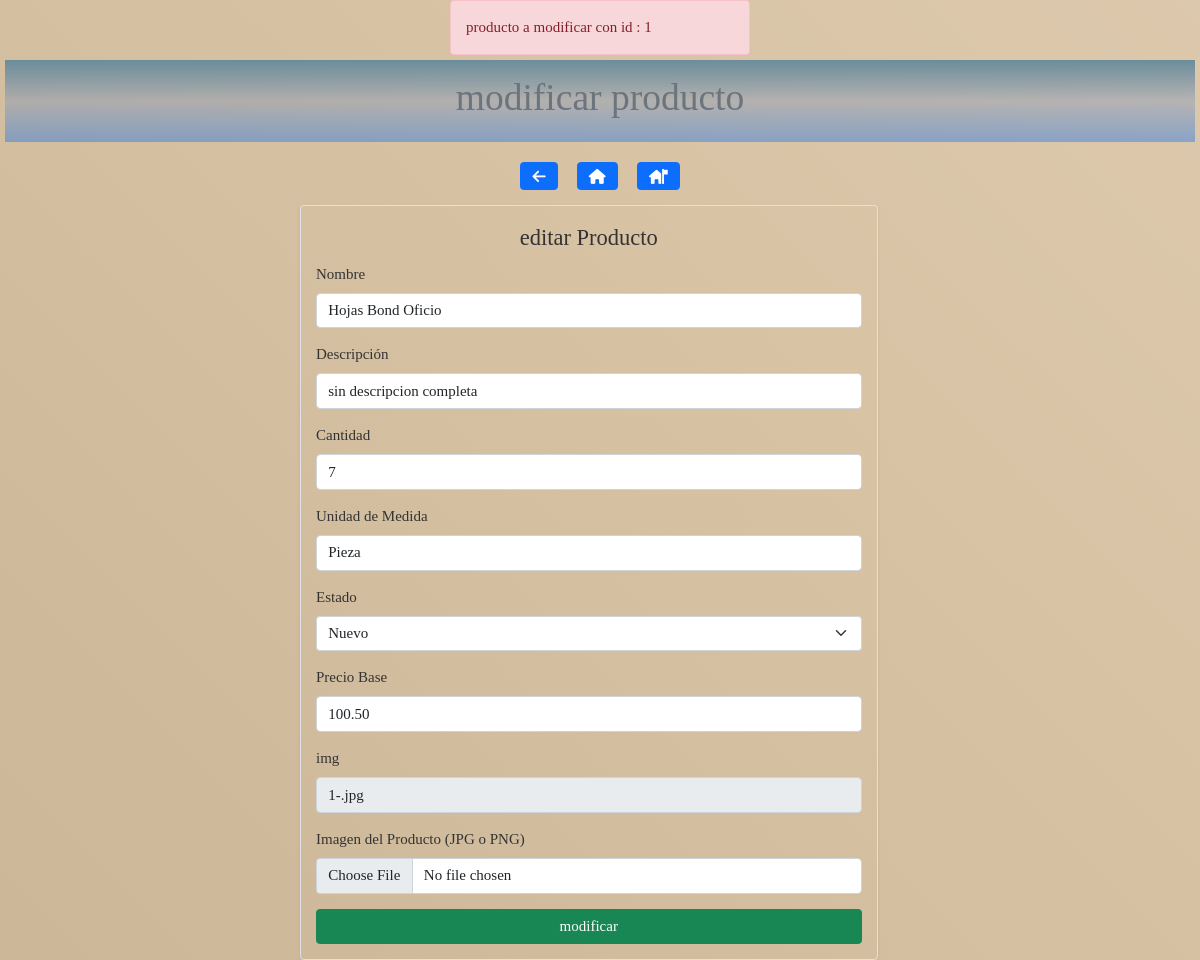
/php/pantallas/modifyProduct.php?id=1, run on an earlier commit of the app's database.
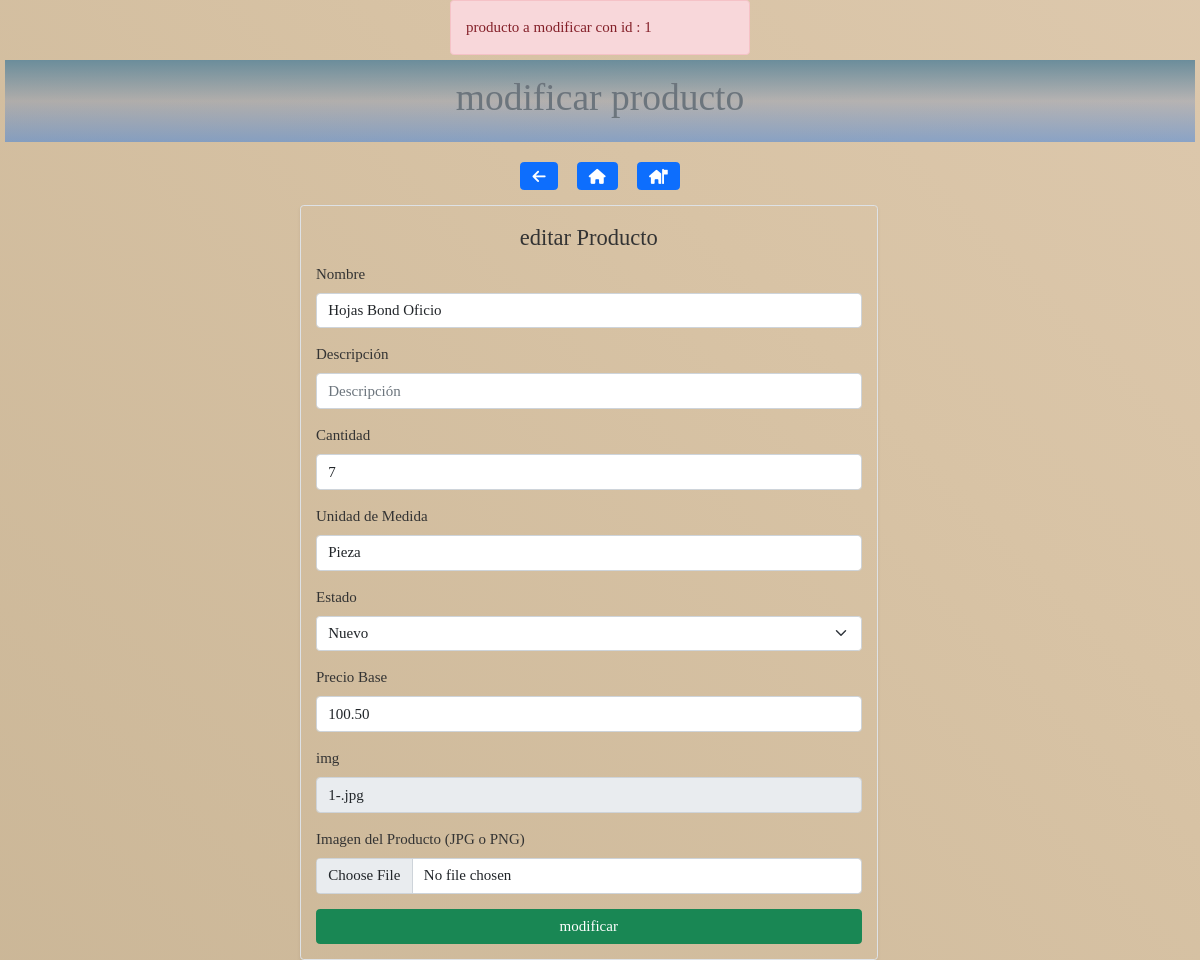
And on a later commit of the database.
### tables this page shows
CREATE TABLE `producto` (
  `id` int(11) NOT NULL AUTO_INCREMENT,
  `descripcion` varchar(150) NOT NULL,
  descripcion_complete tinytext ,
  `stock` int(20) NOT NULL DEFAULT 5,
  `unidadMedida` varchar(25) NOT NULL,
  `saldo` double(11,0) NOT NULL,
  `precioBase` decimal(18,2) NOT NULL,
  `fechaRegistro` timestamp NOT NULL DEFAULT current_timestamp(),
  `fechaActualizacion` timestamp NULL DEFAULT NULL,
  `img` varchar(400) NOT NULL DEFAULT 'back.png',
  `idUsuario` int(11) DEFAULT 1,
  `estado` int(11) DEFAULT 1,
  `categoria` int(11) DEFAULT 1,
  PRIMARY KEY (`id`),
  KEY `fk_producto_usuario` (`idUsuario`),
  KEY `fk_producto_estadoproducto` (`estado`),
  CONSTRAINT `fk_producto_estadoproducto` FOREIGN KEY (`estado`) REFERENCES `estadoproducto` (`idestadoProducto`),
  CONSTRAINT `fk_producto_usuario` FOREIGN KEY (`idUsuario`) REFERENCES `usuario` (`idUsuario`)
);

### php/pantallas/modifyProduct.php (the view, shortened to what the changed rows need)
<?php
$idGet = $_GET['id'];
$con = conectarDB();
$sql = $con->query('select *from producto where id=' . $idGet . ' ');
?>
<!DOCTYPE html>
<html lang="en">
<head>
    <link href="https://cdn.jsdelivr.net/npm/bootstrap@5.0.2/dist/css/bootstrap.min.css" rel="stylesheet">
    <link rel="stylesheet" href="/css/user.css">
    <link rel="stylesheet" href="/css/modifyProduct.css">
</head>
<body>
<header class="text-center py-3">
        <h1 class="text-center text-secondary font-weight-bold ">modificar producto</h1>
    </header>
    <div class="container-fluid row ">
        <form class="col-6 p-3 border rounded shadow-sm m-auto" method="POST" enctype="multipart/form-data">
            <fieldset>
                <legend class="text-center">editar Producto</legend>
                <?php
                require_once '../controladores/editarProducto.php';
                while ($producto = $sql->fetch_object()) {
                    ?>
                                <div class="mb-3">
                                <label for="nombre" class="form-label">Nombre</label>
                                <input type="text" id="nombre" name="nombre" class="form-control" placeholder="nombre" value="<?= $producto->descripcion ?>">
                            </div>
                            <div class="mb-3">
                                <label for="nombre" class="form-label">Descripción </label>
                                <input type="text" id="descripcion" name="descripcion" class="form-control" placeholder="Descripción " value="<?= $producto->descripcion_complete ?>">
                            </div>
                            <div class="mb-3">
                                <label for="cantidad" class="form-label">Cantidad</label>
                                <input type="number" id="cantidad" name="cantidad" class="form-control" placeholder="Cantidad" value="<?= $producto->stock ?>">
                            </div>
                            <div class="mb-3">
                                <label for="medida" class="form-label">Unidad de Medida</label>
                                <input type="text" id="medida" name="medida" class="form-control" placeholder="Unidad de medida" value="<?= $producto->unidadMedida ?>">
                            </div>
                            <div class="mb-3">
                                <label for="estadoSelect" class="form-label">Estado</label>
                                <select id="estadoSelect" name="estado" class="form-select">
                                <?php
                                $est = $con->query('select *from estadoproducto order by 1');
                                if ($est->num_rows > 0) {
                                    while ($estado = $est->fetch_assoc()) {
                                        if ($estado['idestadoProducto'] == $producto->estado) {
                                            ?>
                                                        <option value="<?= $estado['idestadoProducto'] ?>" selected ><?= $estado['estado'] ?></option>
                                                        <?php
                                        } else {
                                            ?>
                                                         <option value="<?= $estado['idestadoProducto'] ?>"><?= $estado['estado'] ?></option>
                                                        <?php
                                        }
                                    }
                                }
                                ?>
                                </select>
                            </div>
                            <div class="mb-3">
                                <label for="precioBase" class="form-label">Precio Base</label>
                                <input type="number" step="any" name="precioBase" id="precioBase" class="form-control" placeholder="Precio Base" value="<?= $producto->precioBase ?>">
                            </div>
                            <div class="mb-3">
                                <label for="imgAfter" class="form-label">img</label>
                                <input type="text" name="imgAfter" id="imgAfter"  class="form-control" placeholder="imgAfter" readonly value="<?= $producto->img ?>">
                            </div>
                            <div class="mb-3">
                                <label for="formFile" class="form-label" id="imgProduct">Imagen del Producto (JPG o PNG)</label>
                                <input class="form-control" id="img" type="file" value="" name="img">
                            </div>
                            <button type="buttom" name="btnmodificar" value="ok" class="btn btn-success w-100">modificar</button>
                            <?php
                }
                ?>
            </fieldset>
        </form>
    </div>
</body>
</html>

What changed in the data, as far as the page shows it:
changed producto "Hojas Bond Oficio": descripcion "sin descripcion completa" → (not shown)
